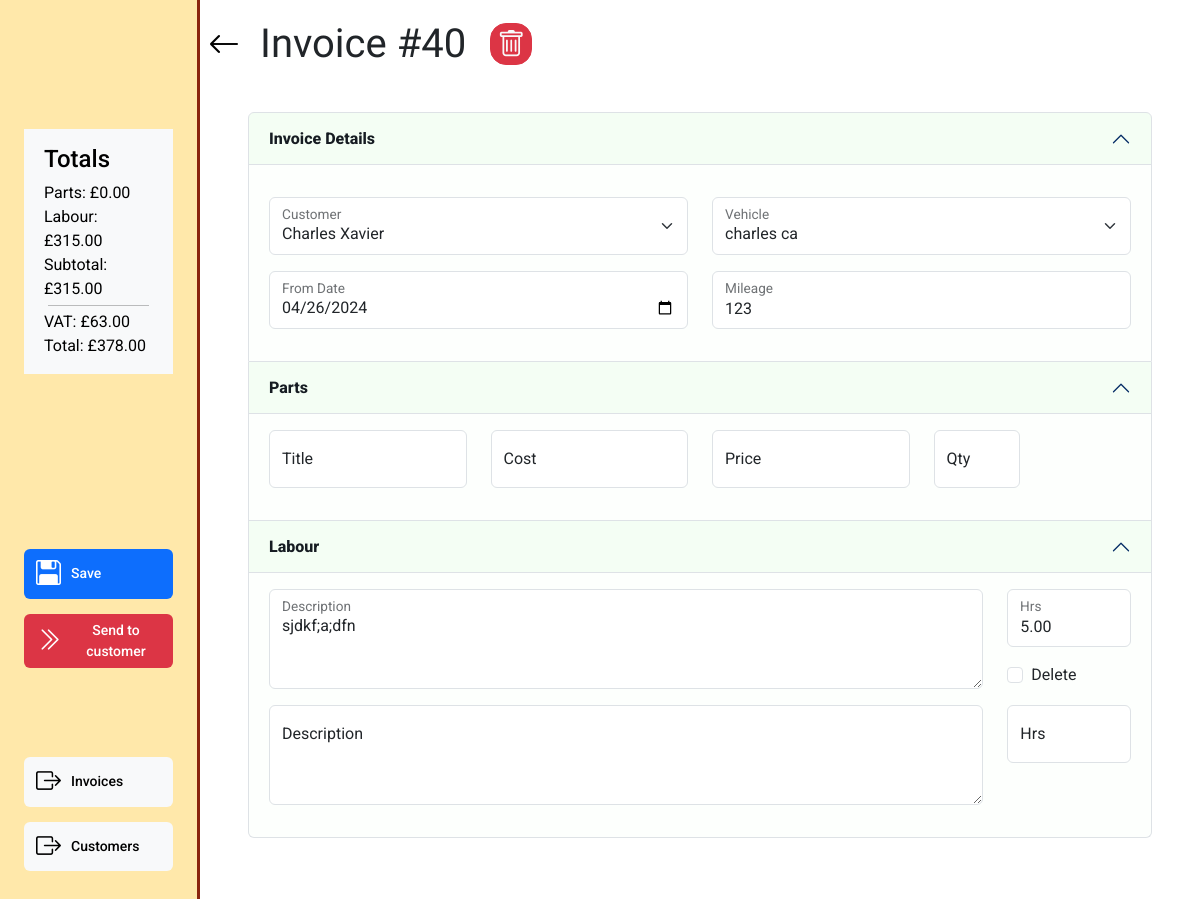
The page /invoices/invoice_select/d8f1dfb30339 on the database its author committed.
### invoice/models.py (models this page shows, shortened)
class Invoice(models.Model):
    class InvoiceStatus(models.IntegerChoices):
        WORK_ON_HOLD = 1, 'Work on hold'
        OPEN = 2, 'Open'
        READY_FOR_PROCESSING = 3, 'Ready for processing'
        READY_FOR_VERIFICATION = 4, 'Ready for verification'
        SENT_TO_CUSTOMER = 5, 'Sent to customer'
        COMPLETE = 6, 'Complete'
    inv_number = models.CharField(
        max_length=10, null=True, editable=False)
    inv_integer = models.PositiveIntegerField(null=True, editable=False)
    customer = models.ForeignKey(
        Customer, on_delete=models.PROTECT, related_name='invoices',
        blank=True, null=True)
    vehicle = models.ForeignKey(
        Vehicle, on_delete=models.PROTECT, related_name='invoices',
        blank=True, null=True)
    date_in = models.DateTimeField(blank=True, null=True)
    mileage = models.PositiveIntegerField(blank=True, null=True)
    status = models.PositiveSmallIntegerField(
        choices=InvoiceStatus.choices, blank=True, null=True)
    active = models.BooleanField(default=True, blank=True, null=True)
    parts_total = models.PositiveIntegerField(blank=True, null=True)
    labour_total = models.PositiveIntegerField(blank=True, null=True)
    subtotal = models.PositiveIntegerField(blank=True, null=True)
    vat_total = models.PositiveIntegerField(blank=True, null=True)
    grand_total = models.PositiveIntegerField(blank=True, null=True)
    slug = models.SlugField(max_length=100, unique=True, blank=False, null=False)
    unique_id = models.CharField(null=True, blank=True, max_length=100)
    def __str__(self):
        if self.inv_integer:
            result = f'{self.customer} - {self.vehicle} - {self.inv_number}'
        elif self.customer and self.vehicle:
            result = f'{self.customer} - {self.vehicle}'
        elif self.customer or self.vehicle:
            result = f'{self.customer or self.vehicle} - ({self.unique_id})'
        else:
            result = f'Blank invoice - ({self.unique_id})'
        return result

### customer/models.py (models this page shows, shortened)
class Vehicle(models.Model):
    customer = models.ForeignKey(
        Customer, blank=False, null=False, on_delete=models.CASCADE)
    registration = models.CharField(max_length=10, null=False, blank=False)
    make = models.CharField(max_length=27, blank=True, null=True)
    model = models.CharField(max_length=27, blank=True, null=True)
    active = models.BooleanField(default=True, blank=True, null=True)
    slug = models.SlugField(max_length=100, unique=True, blank=False, null=False)
    def __str__(self):
        return self.registration

### invoice/views.py (the view)
# urls.py: path('invoice_select/<slug:slug>', views.invoice_summary, name='invoice_summary'),
def invoice_summary(request, slug):
    invoice = get_object_or_404(Invoice, slug=slug)
    labour = Labour.objects.filter(invoice=invoice.id)
    parts = Part.objects.filter(invoice=invoice.id)
    if request.method == 'POST':
        invoice_details_form = InvoiceForm(request.POST, request.FILES, instance=invoice)
        part_formset = PartFormSet(request.POST, queryset=parts, instance=invoice, prefix='parts')
        labour_formset = LabourFormSet(request.POST, queryset=labour, instance=invoice, prefix='labour')
        if invoice_details_form.is_valid() and part_formset.is_valid() and labour_formset.is_valid():
            invoice_details = invoice_details_form.save()
            part_instances = part_formset.save(commit=False)
            for form in part_formset:
                if form.cleaned_data.get('DELETE'):
                    instance=form.instance
                    instance.delete()
                else:
                    form.save()
            labour_instances = labour_formset.save(commit=False)
            for form in labour_formset:
                if form.cleaned_data.get('DELETE'):
                    instance=form.instance
                    instance.delete()
                else:
                    form.save()
            messages.success(request, 'Parts changes saved successfully.')
            return redirect('invoice_summary', slug=slug)
        else:
            messages.error(request, 'Form validation failed. Please check your input.')
            return redirect(reverse('invoice_summary', args=[invoice.slug]))
    else:
        invoice_details_form = InvoiceForm(instance=invoice)
        part_formset = PartFormSet(queryset=parts, instance=invoice, prefix='parts')
        part_formset.helper = BasePartFormSetHelper()
        labour_formset = LabourFormSet(queryset=labour, instance=invoice, prefix='labour')
        labour_formset.helper = BaseLabourFormSetHelper()
    status_class_map = {
        1: 'light',
        2: 'success',
        3: 'warning',
        4: 'danger',
        5: 'light'
    }
    context = {
        'item': invoice,
        'previous_url': 'invoice_list',
        'part_formset': part_formset,
        'labour_formset': labour_formset,
        'parts_list': parts,
        'labour_list': labour,
        'edit_invoice_form': invoice_details_form,
        'status_class_map': status_class_map,
        'available_status_map': available_status_full_dict_map
    }
    return render(request, 'invoice/invoice_summary.html', context)

### customer/models.py (called while the page is built)
    def __str__(self):
        return self.name

### invoice/context_processors.py (called while the page is built)
def user_creds(request):
    return {
        'Mechanic': request.user.groups.filter(name='Mechanic').exists(),
        'Accounts': request.user.groups.filter(name='Accounts').exists(),
        'Foreman': request.user.groups.filter(name='Foreman').exists(),
    }

### invoice/forms.py (called while the page is built, shortened)
def add_or_edit_modal(slug, type, layout):
    if slug:
        layout
    return  layout

    def create_option(self, name, value, label, selected, index, subindex=None, attrs=None):
        option = super().create_option(
            name, value, label, selected, index, subindex=subindex, attrs=attrs)
        try:
            instance = self.choices.queryset.get(pk=value.value)
            option_fk = instance.customer.id
            if option_fk:
                option['attrs']['class'] = option_fk
        except:
            option['attrs']['class'] = 'no_customer'
        return option

### invoice/templatetags/custom_tags.py (called while the page is built)
@register.filter
def get_dict_value(key_to_search, dict):
    return dict.get(key_to_search, {})

@register.filter
def format_currency(value, currency='£'):
    try:
        pounds_value = value / 100
        format_pounds = number_format(pounds_value, decimal_pos=2, force_grouping=True)
        result = f'{currency}{format_pounds}'
    except:
        result = f'{currency}0.00'
    return result

### invoice/templates/invoice/invoice_summary.html (shortened to what this page needs)
{% extends "base_dashboard.html" %}
{% load static %}
{% load crispy_forms_tags %}
{% load custom_tags %}
{% block css %}
{{block.super}}
<link rel="stylesheet" href="{% static 'invoice/css/invoice.css' %}">
{% endblock %}
{% block page_heading %}Invoice #{{item.id}}{% endblock %}
{% block side_menu_top %}
<div class=" bg-light text-black align-self-center flex-fill mt-5">
   <div class="d-md-block d-none px-1  m-3">
    <h4 class="mb-2">Totals</h4>
    <div>
        {% include "includes/invoice_totals.html" %}
    </div>
</div>
</div>
{% endblock %}
{% block side_menu_action_items %}
{% if item.status < 5 %}
    <button class="btn btn-primary side-menu-link" id="save-button" onclick="submitForm()"><i class="bi bi-floppy2"></i>Save</button>
{% endif %}
<form action="{% url 'invoice_list' %}" method="POST" id="invoice_change_status">
    {% with available_status=item.status|get_dict_value:available_status_map %}
        {% for key, desc in available_status.items %}
            {% if key < item.status %}
            {% else %}
            <button type="submit" name="status" value="{{key}}"
                class="btn btn-{{ item.status|get_dict_value:status_class_map }} side-menu-link">
                <i class="bi bi-chevron-double-right"></i>{{desc}}
            </button>
            {% endif %}
        {% endfor %}
    {% endwith %}
</form>
{% endblock side_menu_action_items %}
{% block side_menu_nav_items %}
<a href="{% url 'invoice_list' %}" class="btn side-menu-link btn-light"><i
        class="bi bi-box-arrow-right"></i><span>Invoices</span></a>
<a href="{% url 'customer_list' %}" class="btn side-menu-link btn-light"><i
        class="bi bi-box-arrow-right"></i><span>Customers</span></a>
{% endblock side_menu_nav_items %}
{% block dashboard_content %}
{% if item.status < 5 %}
<div class="invoice-container mb-5">
    <div class="accordion mb-4" id="invoice-accordion">
        <form action="{% url 'invoice_summary' item.slug %}" method="POST" id="invoice-form">
            <div class="accordion-item">
                <h2 class="accordion-header">
                    <button class="accordion-button" type="button" data-bs-toggle="collapse"
                        data-bs-target="#invoice-accordion-collapseOne" aria-expanded="true"
                        aria-controls="invoice-accordion-collapseOne">
                        Invoice Details
                    </button>
                </h2>
                <div id="invoice-accordion-collapseOne" class="accordion-collapse collapse show">
                    <div class="accordion-body">
                        {% crispy edit_invoice_form %}
                    </div>
                </div>
            </div>
            <div class="accordion-item">
                <h2 class="accordion-header">
                    <button class="accordion-button" type="button" data-bs-toggle="collapse"
                        data-bs-target="#panelsStayOpen-collapseTwo" aria-expanded="true"
                        aria-controls="panelsStayOpen-collapseTwo">
                        Parts
                    </button>
                </h2>
                <div id="panelsStayOpen-collapseTwo" class="accordion-collapse collapse show">
                    <div class="accordion-body">
                        <div>
                            {% crispy part_formset %}
                        </div>
                    </div>
                </div>
            </div>
            <div class="accordion-item">
                <h2 class="accordion-header">
                    <button class="accordion-button" type="button" data-bs-toggle="collapse"
                        data-bs-target="#panelsStayOpen-collapseThree" aria-expanded="false"
                        aria-controls="panelsStayOpen-collapseThree">
                        Labour
                    </button>
                </h2>
                <div id="panelsStayOpen-collapseThree" class="accordion-collapse collapse show">
                    <div class="accordion-body">
                        <div>
                            {% crispy labour_formset %}
                        </div>
                    </div>
                </div>
            </div>
        </form>
    </div>
</div>
{% endif %}
{% endblock %}

### templates/includes/invoice_totals.html
{% load custom_tags %}
Parts: {{item.parts_total|format_currency}}<br>
Labour: {{item.labour_total|format_currency}}<br>
Subtotal: {{item.subtotal|format_currency}}<br>
<hr class="m-1">
VAT: {{item.vat_total|format_currency}}<br>
Total: {{item.grand_total|format_currency}}

### static/css/base.css (style rules this page uses)
html { height: 100%; overflow: hidden; }
body { font-family: 'Roboto', Arial, sans-serif; }
a { color: black; text-decoration: none; }
i { font-size: 25px; }
.side-menu-link { display: flex; align-items: center; font-size: 14px; font-weight: 500; border:none; width: 100%; margin-bottom: 15px; }
.accordion { --bs-accordion-bg: #c7f5c309; --bs-accordion-bg-color: #327b270f; --bs-accordion-active-bg: #c7f5c32c; --bs-accordion-active-color: #161c22; --bs-accordion-btn-color: #161c22; }
.accordion-button:not(.collapsed) { color: var(--bs-accordion-active-color); box-shadow: inset 0 calc(-1* var(--bs-accordion-border-width)) 0 var(--bs-accordion-border-color); font-weight: 800; }
.side-menu-link > i { font-size: 25px; margin-right: 10px; }

### invoice/static/invoice/css/invoice.css (style rules this page uses)
.desc_text_area { height: 100px!important; }

### rows shown on the page
Invoice: parts_total "£0.00", labour_total "£315.00", subtotal "£315.00", vat_total "£63.00", grand_total "£378.00", id "40", date_in "04/26/2024", vehicle "charles ca", mileage "123"
Vehicle: customer "Charles Xavier"

### other values the page prints
{{ desc }} "Send to customer"
